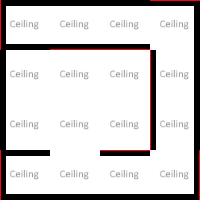

A 2D game scene composited from a Tiled map and its tileset images. What follows is a short description and the map's XML, with every tile layer's data as written:
An orthogonal 4x4 tile map with 50x50 px tiles, 3 tile layers (Ground, Ceiling, Walls), 2 tilesets and 2 objects.

<map version="1.5" tiledversion="1.7.2" orientation="orthogonal" renderorder="left-up" compressionlevel="0" width="4" height="4" tilewidth="50" tileheight="50" infinite="0" nextlayerid="29" nextobjectid="67">
 <properties>
  <property name="NoAgents" type="bool" value="false" />
  <property name="NoSpawning" type="bool" value="false" />
 </properties>
 <tileset firstgid="1" source="../../_Tiled/Master.tsx" />
 <tileset firstgid="34" source="../../_Tiled/Deco.tsx" />
 <group id="5" name="Floor 0">
  <properties>
   <property name="Height" type="float" value="2.5" />
   <property name="Skybox" value="/Skybox/AllSky_Space_AnotherPlanet" />
  </properties>
  <layer id="1" name="Ground" width="4" height="4">
   <properties>
    <property name="Materials" value="[ground]" />
    <property name="Walkable" type="bool" value="true" />
   </properties>
   <data encoding="csv">
4,4,4,4,
4,4,4,4,
4,4,4,4,
4,4,4,4
</data>
  </layer>
  <layer id="28" name="Ceiling" width="4" height="4">
   <properties>
    <property name="AtCeiling" type="bool" value="true" />
    <property name="Materials" value="[ceiling]" />
   </properties>
   <data encoding="csv">
3,3,3,3,
3,3,3,3,
3,3,3,3,
3,3,3,3
</data>
  </layer>
  <layer id="3" name="Walls" width="4" height="4">
   <properties>
    <property name="ConnectToCeiling" type="bool" value="true" />
    <property name="Materials" value="[mainWalls]" />
   </properties>
   <data encoding="csv">
2684354571,7,7,3221225478,
2684354565,0,0,2684354567,
2684354565,0,0,2684354567,
2684354571,5,3221225479,1610612742
</data>
  </layer>
  <objectgroup id="4" name="Transitions">
   <object id="65" gid="20" x="150" y="50" width="50" height="50" rotation="-90" />
   <object id="66" gid="8" x="100" y="150" width="50" height="50" rotation="180">
    <properties>
     <property name="OneWay" type="bool" value="true" />
     <property name="TargetZone" value="Level5Room1" />
    </properties>
   </object>
  </objectgroup>
  <objectgroup id="27" name="Objects" />
 </group>
</map>
